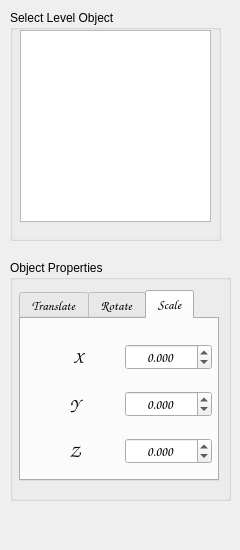
<?xml version="1.0" encoding="UTF-8"?>
<ui version="4.0">
 <class>LevelObjectEditor</class>
 <widget class="QDockWidget" name="LevelObjectEditor">
  <property name="geometry">
   <rect>
    <x>0</x>
    <y>0</y>
    <width>240</width>
    <height>550</height>
   </rect>
  </property>
  <property name="windowTitle">
   <string>Object Editor</string>
  </property>
  <widget class="QWidget" name="dockWidgetContents">
   <widget class="QGroupBox" name="group_selectLevelObjects">
    <property name="geometry">
     <rect>
      <x>10</x>
      <y>10</y>
      <width>211</width>
      <height>231</height>
     </rect>
    </property>
    <property name="title">
     <string>Select Level Object</string>
    </property>
    <widget class="QListWidget" name="list_levelObjects">
     <property name="geometry">
      <rect>
       <x>10</x>
       <y>20</y>
       <width>191</width>
       <height>192</height>
      </rect>
     </property>
    </widget>
   </widget>
   <widget class="QGroupBox" name="group_levelObjectProperties">
    <property name="geometry">
     <rect>
      <x>10</x>
      <y>260</y>
      <width>221</width>
      <height>241</height>
     </rect>
    </property>
    <property name="title">
     <string>Object Properties</string>
    </property>
    <widget class="QTabWidget" name="transformTabs">
     <property name="geometry">
      <rect>
       <x>9</x>
       <y>30</y>
       <width>200</width>
       <height>191</height>
      </rect>
     </property>
     <property name="font">
      <font>
       <family>Comic Sans MS</family>
       <pointsize>10</pointsize>
       <kerning>false</kerning>
      </font>
     </property>
     <property name="currentIndex">
      <number>2</number>
     </property>
     <widget class="QWidget" name="Translate">
      <attribute name="title">
       <string>Translate</string>
      </attribute>
      <widget class="QWidget" name="gridLayoutWidget">
       <property name="geometry">
        <rect>
         <x>9</x>
         <y>9</y>
         <width>181</width>
         <height>151</height>
        </rect>
       </property>
       <layout class="QGridLayout" name="translateLayout">
        <item row="1" column="0">
         <widget class="QLabel" name="label_translateY">
          <property name="font">
           <font>
            <pointsize>13</pointsize>
           </font>
          </property>
          <property name="text">
           <string>Y</string>
          </property>
          <property name="alignment">
           <set>Qt::AlignCenter</set>
          </property>
          <property name="margin">
           <number>3</number>
          </property>
          <property name="indent">
           <number>0</number>
          </property>
         </widget>
        </item>
        <item row="0" column="0">
         <widget class="QLabel" name="label_translateX">
          <property name="font">
           <font>
            <pointsize>13</pointsize>
           </font>
          </property>
          <property name="text">
           <string>  X</string>
          </property>
          <property name="alignment">
           <set>Qt::AlignCenter</set>
          </property>
          <property name="margin">
           <number>3</number>
          </property>
          <property name="indent">
           <number>0</number>
          </property>
         </widget>
        </item>
        <item row="1" column="1">
         <widget class="QDoubleSpinBox" name="spinbox_translateY">
          <property name="font">
           <font>
            <family>Comic Sans MS</family>
            <pointsize>10</pointsize>
           </font>
          </property>
          <property name="cursor">
           <cursorShape>PointingHandCursor</cursorShape>
          </property>
          <property name="alignment">
           <set>Qt::AlignCenter</set>
          </property>
          <property name="accelerated">
           <bool>true</bool>
          </property>
          <property name="decimals">
           <number>2</number>
          </property>
          <property name="minimum">
           <double>-99990.000000000000000</double>
          </property>
          <property name="maximum">
           <double>999999.989999999990687</double>
          </property>
          <property name="singleStep">
           <double>2.250000000000000</double>
          </property>
         </widget>
        </item>
        <item row="0" column="1">
         <widget class="QDoubleSpinBox" name="spinbox_translateX">
          <property name="font">
           <font>
            <family>Comic Sans MS</family>
            <pointsize>10</pointsize>
           </font>
          </property>
          <property name="cursor">
           <cursorShape>PointingHandCursor</cursorShape>
          </property>
          <property name="alignment">
           <set>Qt::AlignCenter</set>
          </property>
          <property name="accelerated">
           <bool>true</bool>
          </property>
          <property name="decimals">
           <number>2</number>
          </property>
          <property name="minimum">
           <double>-99990.000000000000000</double>
          </property>
          <property name="maximum">
           <double>999999.989999999990687</double>
          </property>
          <property name="singleStep">
           <double>2.250000000000000</double>
          </property>
         </widget>
        </item>
        <item row="2" column="0">
         <widget class="QLabel" name="label_translateZ">
          <property name="font">
           <font>
            <pointsize>13</pointsize>
           </font>
          </property>
          <property name="text">
           <string>Z</string>
          </property>
          <property name="alignment">
           <set>Qt::AlignCenter</set>
          </property>
          <property name="margin">
           <number>3</number>
          </property>
          <property name="indent">
           <number>0</number>
          </property>
         </widget>
        </item>
        <item row="2" column="1">
         <widget class="QDoubleSpinBox" name="spinbox_translateZ">
          <property name="font">
           <font>
            <family>Comic Sans MS</family>
            <pointsize>10</pointsize>
           </font>
          </property>
          <property name="cursor">
           <cursorShape>PointingHandCursor</cursorShape>
          </property>
          <property name="alignment">
           <set>Qt::AlignCenter</set>
          </property>
          <property name="accelerated">
           <bool>true</bool>
          </property>
          <property name="decimals">
           <number>2</number>
          </property>
          <property name="minimum">
           <double>-99990.000000000000000</double>
          </property>
          <property name="maximum">
           <double>999999.989999999990687</double>
          </property>
          <property name="singleStep">
           <double>2.250000000000000</double>
          </property>
         </widget>
        </item>
       </layout>
      </widget>
     </widget>
     <widget class="QWidget" name="Rotate">
      <attribute name="title">
       <string>Rotate</string>
      </attribute>
      <widget class="QWidget" name="gridLayoutWidget_2">
       <property name="geometry">
        <rect>
         <x>10</x>
         <y>10</y>
         <width>181</width>
         <height>151</height>
        </rect>
       </property>
       <layout class="QGridLayout" name="translateLayout_2">
        <item row="1" column="0">
         <widget class="QLabel" name="label_rotateY">
          <property name="font">
           <font>
            <pointsize>13</pointsize>
           </font>
          </property>
          <property name="text">
           <string>Y</string>
          </property>
          <property name="alignment">
           <set>Qt::AlignCenter</set>
          </property>
          <property name="margin">
           <number>3</number>
          </property>
          <property name="indent">
           <number>0</number>
          </property>
         </widget>
        </item>
        <item row="0" column="0">
         <widget class="QLabel" name="label_rotateX">
          <property name="font">
           <font>
            <pointsize>13</pointsize>
           </font>
          </property>
          <property name="text">
           <string>  X</string>
          </property>
          <property name="alignment">
           <set>Qt::AlignCenter</set>
          </property>
          <property name="margin">
           <number>3</number>
          </property>
          <property name="indent">
           <number>0</number>
          </property>
         </widget>
        </item>
        <item row="1" column="1">
         <widget class="QDoubleSpinBox" name="spinbox_rotateY">
          <property name="font">
           <font>
            <family>Comic Sans MS</family>
            <pointsize>10</pointsize>
           </font>
          </property>
          <property name="cursor">
           <cursorShape>PointingHandCursor</cursorShape>
          </property>
          <property name="alignment">
           <set>Qt::AlignCenter</set>
          </property>
          <property name="accelerated">
           <bool>true</bool>
          </property>
          <property name="decimals">
           <number>3</number>
          </property>
          <property name="minimum">
           <double>-359.000000000000000</double>
          </property>
          <property name="maximum">
           <double>359.000000000000000</double>
          </property>
          <property name="singleStep">
           <double>0.025000000000000</double>
          </property>
         </widget>
        </item>
        <item row="0" column="1">
         <widget class="QDoubleSpinBox" name="spinbox_rotateX">
          <property name="font">
           <font>
            <family>Comic Sans MS</family>
            <pointsize>10</pointsize>
           </font>
          </property>
          <property name="cursor">
           <cursorShape>PointingHandCursor</cursorShape>
          </property>
          <property name="alignment">
           <set>Qt::AlignCenter</set>
          </property>
          <property name="accelerated">
           <bool>true</bool>
          </property>
          <property name="decimals">
           <number>3</number>
          </property>
          <property name="minimum">
           <double>-359.000000000000000</double>
          </property>
          <property name="maximum">
           <double>359.990000000000009</double>
          </property>
          <property name="singleStep">
           <double>0.025000000000000</double>
          </property>
         </widget>
        </item>
        <item row="2" column="0">
         <widget class="QLabel" name="label_rotateZ">
          <property name="font">
           <font>
            <pointsize>13</pointsize>
           </font>
          </property>
          <property name="text">
           <string>Z</string>
          </property>
          <property name="alignment">
           <set>Qt::AlignCenter</set>
          </property>
          <property name="margin">
           <number>3</number>
          </property>
          <property name="indent">
           <number>0</number>
          </property>
         </widget>
        </item>
        <item row="2" column="1">
         <widget class="QDoubleSpinBox" name="spinbox_rotateZ">
          <property name="font">
           <font>
            <family>Comic Sans MS</family>
            <pointsize>10</pointsize>
           </font>
          </property>
          <property name="cursor">
           <cursorShape>PointingHandCursor</cursorShape>
          </property>
          <property name="alignment">
           <set>Qt::AlignCenter</set>
          </property>
          <property name="accelerated">
           <bool>true</bool>
          </property>
          <property name="decimals">
           <number>3</number>
          </property>
          <property name="minimum">
           <double>-359.000000000000000</double>
          </property>
          <property name="maximum">
           <double>359.000000000000000</double>
          </property>
          <property name="singleStep">
           <double>0.025000000000000</double>
          </property>
         </widget>
        </item>
       </layout>
      </widget>
     </widget>
     <widget class="QWidget" name="Scale">
      <attribute name="title">
       <string>Scale</string>
      </attribute>
      <widget class="QWidget" name="gridLayoutWidget_3">
       <property name="geometry">
        <rect>
         <x>10</x>
         <y>10</y>
         <width>181</width>
         <height>151</height>
        </rect>
       </property>
       <layout class="QGridLayout" name="translateLayout_3">
        <item row="1" column="0">
         <widget class="QLabel" name="label_scaleY">
          <property name="font">
           <font>
            <pointsize>13</pointsize>
           </font>
          </property>
          <property name="text">
           <string>Y</string>
          </property>
          <property name="alignment">
           <set>Qt::AlignCenter</set>
          </property>
          <property name="margin">
           <number>3</number>
          </property>
          <property name="indent">
           <number>0</number>
          </property>
         </widget>
        </item>
        <item row="0" column="0">
         <widget class="QLabel" name="label_scaleX">
          <property name="font">
           <font>
            <pointsize>13</pointsize>
           </font>
          </property>
          <property name="text">
           <string>  X</string>
          </property>
          <property name="alignment">
           <set>Qt::AlignCenter</set>
          </property>
          <property name="margin">
           <number>3</number>
          </property>
          <property name="indent">
           <number>0</number>
          </property>
         </widget>
        </item>
        <item row="1" column="1">
         <widget class="QDoubleSpinBox" name="spinbox_scaleY">
          <property name="font">
           <font>
            <family>Comic Sans MS</family>
            <pointsize>10</pointsize>
           </font>
          </property>
          <property name="cursor">
           <cursorShape>PointingHandCursor</cursorShape>
          </property>
          <property name="alignment">
           <set>Qt::AlignCenter</set>
          </property>
          <property name="accelerated">
           <bool>true</bool>
          </property>
          <property name="decimals">
           <number>3</number>
          </property>
          <property name="minimum">
           <double>-99990.000000000000000</double>
          </property>
          <property name="maximum">
           <double>999999.989999999990687</double>
          </property>
          <property name="singleStep">
           <double>0.005000000000000</double>
          </property>
         </widget>
        </item>
        <item row="0" column="1">
         <widget class="QDoubleSpinBox" name="spinbox_scaleX">
          <property name="font">
           <font>
            <family>Comic Sans MS</family>
            <pointsize>10</pointsize>
           </font>
          </property>
          <property name="cursor">
           <cursorShape>PointingHandCursor</cursorShape>
          </property>
          <property name="alignment">
           <set>Qt::AlignCenter</set>
          </property>
          <property name="accelerated">
           <bool>true</bool>
          </property>
          <property name="decimals">
           <number>3</number>
          </property>
          <property name="minimum">
           <double>-99990.000000000000000</double>
          </property>
          <property name="maximum">
           <double>999999.989999999990687</double>
          </property>
          <property name="singleStep">
           <double>0.005000000000000</double>
          </property>
         </widget>
        </item>
        <item row="2" column="0">
         <widget class="QLabel" name="label_scaleZ">
          <property name="font">
           <font>
            <pointsize>13</pointsize>
           </font>
          </property>
          <property name="text">
           <string>Z</string>
          </property>
          <property name="alignment">
           <set>Qt::AlignCenter</set>
          </property>
          <property name="margin">
           <number>3</number>
          </property>
          <property name="indent">
           <number>0</number>
          </property>
         </widget>
        </item>
        <item row="2" column="1">
         <widget class="QDoubleSpinBox" name="spinbox_scaleZ">
          <property name="font">
           <font>
            <family>Comic Sans MS</family>
            <pointsize>10</pointsize>
           </font>
          </property>
          <property name="cursor">
           <cursorShape>PointingHandCursor</cursorShape>
          </property>
          <property name="alignment">
           <set>Qt::AlignCenter</set>
          </property>
          <property name="accelerated">
           <bool>true</bool>
          </property>
          <property name="decimals">
           <number>3</number>
          </property>
          <property name="minimum">
           <double>-99990.000000000000000</double>
          </property>
          <property name="maximum">
           <double>999999.989999999990687</double>
          </property>
          <property name="singleStep">
           <double>0.005000000000000</double>
          </property>
         </widget>
        </item>
       </layout>
      </widget>
     </widget>
    </widget>
   </widget>
  </widget>
 </widget>
 <resources/>
 <connections/>
</ui>
